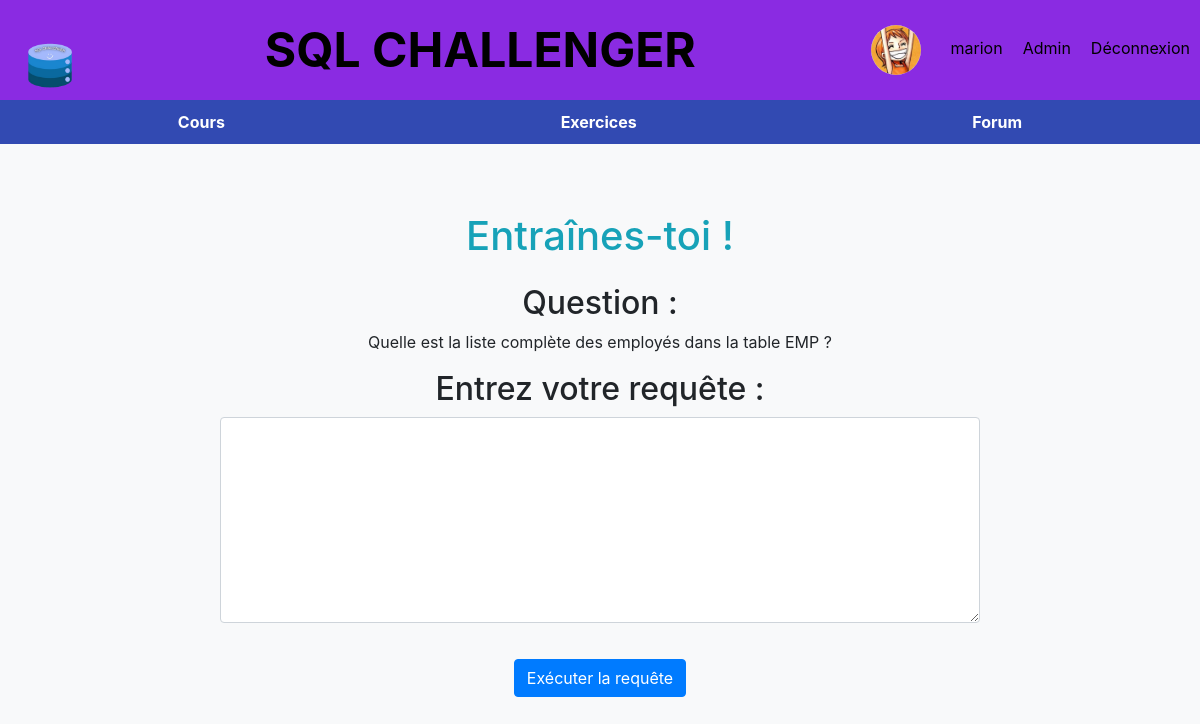
The app's page /exercices.php (signed in) with its own data.
### tables this page shows
CREATE TABLE "utilisateurs" (
	"id"	INTEGER,
	"nom"	TEXT,
	"prenom"	TEXT,
	"email"	TEXT,
	password TEXT, adresse TEXT, username TEXT, level INT DEFAULT 0, photo_path TEXT, admin BOOLEAN DEFAULT false,
	PRIMARY KEY("id")
);

CREATE TABLE questions (
    id INTEGER PRIMARY KEY,
    question TEXT,
    reponse TEXT
, level INTEGER default 0, bdd VARCHAR(150));

### header.php (called while the page is built, shortened)
<?php
if (isset($_SESSION['username'])) {
    $username = $_SESSION['username'];
    $bdd = new SQLite3('database.sqlite');
    $query = "SELECT photo_path, admin FROM utilisateurs WHERE username = :username";
    $stmt = $bdd->prepare($query);
    $stmt->bindParam(':username', $username, SQLITE3_TEXT);
    $result = $stmt->execute();
    $userData = $result->fetchArray(SQLITE3_ASSOC);
} else {
    header('Location: connexion.php');
    exit();
}
?>

### exercices.php (the view, shortened to what this page needs)
<?php
include('header.php');
$bdd = new SQLite3('database.sqlite');
$resultat = $bdd->query('SELECT * FROM questions');
$questionIndex = $_SESSION['question_index'];
$currentQuestion = isset($_SESSION['questions'][$questionIndex]) ? $_SESSION['questions'][$questionIndex] : null;
?>
<!DOCTYPE html>
<html lang="fr">
<head>
    <link rel="stylesheet" href="https://stackpath.bootstrapcdn.com/bootstrap/4.5.2/css/bootstrap.min.css">
    <link rel="stylesheet" href="style/header_menu.css">
</head>
<body>
    <div class="header">
        <div class="logo">
            <img src="img/logo.png" alt="Logo SQL CHALLENGER">
        </div>
        <div class="header-title text-center">SQL CHALLENGER</div>
        <div class="header-links">
            <?php
            if (isset($_SESSION['username'])) {
                if (!empty($userData['photo_path'])) {
                    echo '<img src="' . $userData['photo_path'] . '" alt="Photo de profil" class="profile-photo">';
                }
                echo '<a href="account.php">' . $username . '</a>';
                if ($userData['admin']) {
                    echo '<a href="back_office.php">Admin</a>';
                }
                echo '<a href="logout.php">Déconnexion</a>';
            } else {
                echo '<a href="connexion.php">Connexion</a>';
                echo '<a href="inscription.php">Inscription</a>';
            }
            ?>
        </div>
    </div>
    <div class="menu">
        <a href="cours.php">Cours</a>
        <a href="exercices.php">Exercices</a>
        <a href="forum.php">Forum</a>
    </div>
    <div class="container mt-5">
        <div class="query-form">
            <h1 class="text-center text-info mb-4">Entraînes-toi !</h1>
            <?php if ($currentQuestion) : ?>
            <h2>Question :</h2>
            <p><?php echo $currentQuestion['question']; ?></p>
        <?php endif; ?>
            <h2>Entrez votre requête :</h2>
            <form action="exercices.php" method="post">
                <div class="form-group">
                    <textarea name="sql_query" rows="8" cols="50" class="form-control" required></textarea>
                </div>
                <button type="submit" class="btn btn-primary">Exécuter la requête</button>
            </form>
        </div>
    </div>
</body>
</html>

### style/header_menu.css (style rules this page uses)
body { background-color: #f8f9fa; }
.container { max-width: 800px; margin: 0 auto; padding: 20px; text-align: center; }
.header { background-color: blueviolet; color: #000000; padding: 10px; display: flex; justify-content: space-between; align-items: center; }
.header-title { font-size: 3rem; font-weight: bold; flex: 1; text-align: center; }
.header-links a { text-decoration: none; color: #000000; margin-left: 20px; }
.menu { background-color: #324AB2; color: #000000; padding: 10px; display: flex; justify-content: space-around; }
.menu a { text-decoration: none; color: #ffffff; font-weight: bold; }
.btn { margin-top: 20px; }
.logo img { max-height: 80px; max-width: 100%; }
.profile-photo { width: 50px; height: 50px; border-radius: 50%; margin-right: 10px; }

### records on screen
utilisateurs: photo_path (picture)
questions: question "Quelle est la liste complète des employés dans la table EMP ?"

### other values on screen
$username "marion"
